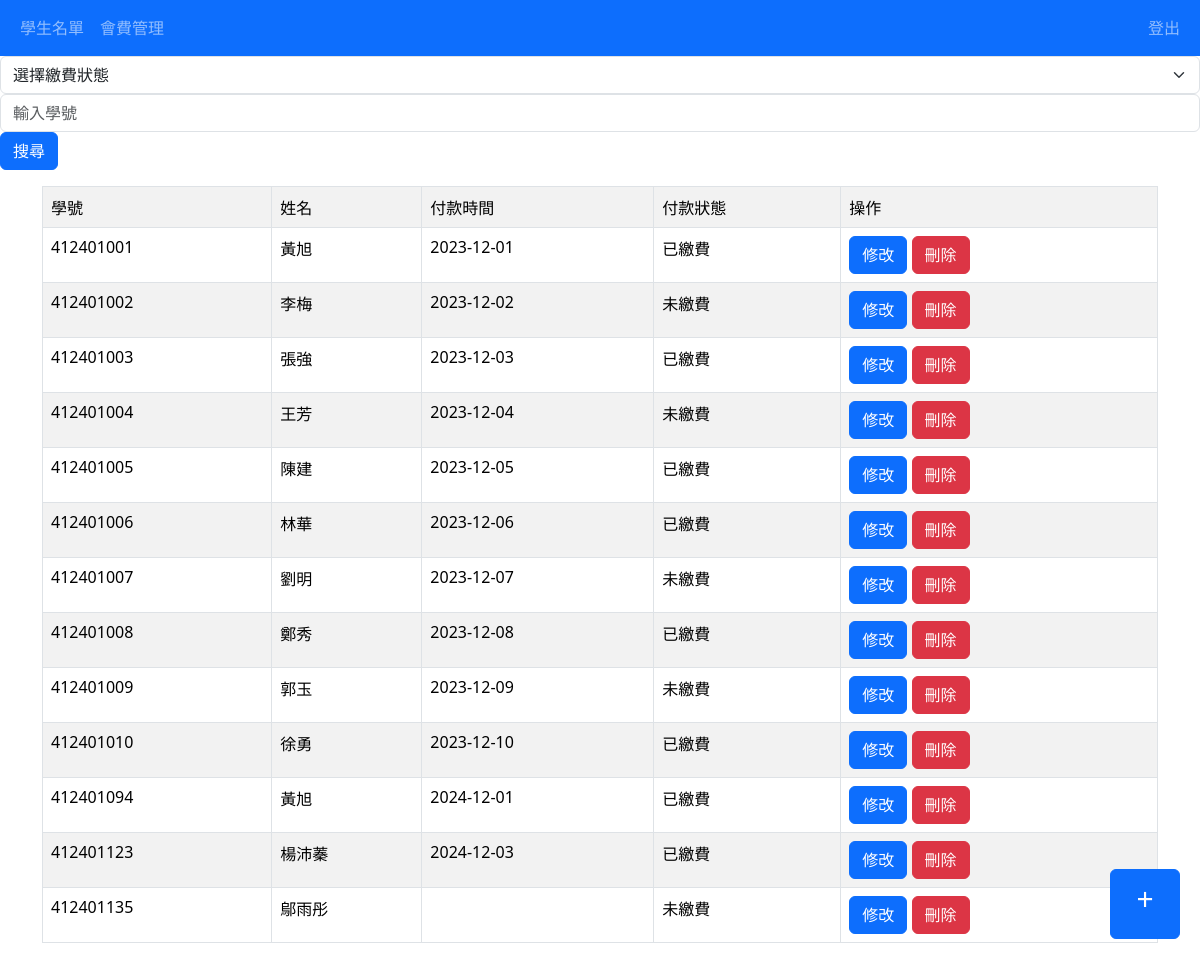
The page /fee.php on the database its author committed.
### tables this page shows
CREATE TABLE `fee_manage` (
  `Stu_id` varchar(20) NOT NULL,
  `name` varchar(20) NOT NULL,
  `pay_date` date DEFAULT NULL,
  `status` varchar(5) NOT NULL
);

### fee.php (the view, shortened to what this page needs)
<?php
require_once "header.php";
try {
  require_once 'db.php';
  $searchtxt = $_POST["searchtxt"] ?? "";
  $status = $_POST["status"] ?? "";
$sql = "SELECT * FROM fee_manage";
$result = mysqli_query($conn, $sql);
?>
<form action="fee.php" method="post">
  <select name="status" class="form-select" aria-label="繳費狀態">
    <option selected value="" <?=($status == '') ? 'selected' : ''?>>選擇繳費狀態</option>
  </select>
  <input placeholder="輸入學號" class="form-control" type="text" name="searchtxt" value="<?=$searchtxt?>">
  <input class="btn btn-primary" type="submit" value="搜尋">
  <a href="insert_pay.php" class="btn btn-primary position-fixed bottom-0 end-0" style="font-size: 30px; width: 70px; height: 70px; margin: 20px;">+</a>
</form>
<div class="container">
  <table class="table table-bordered table-striped">
    <tr>
      <td>學號</td>
      <td>姓名</td>
      <td>付款時間</td>
      <td>付款狀態</td>
        <td>操作</td>
    </tr>
    <?php while ($row = mysqli_fetch_assoc($result)) {?>
    <tr>
      <td><?=$row["Stu_id"]?></td>
      <td><?=$row["name"]?></td>
      <td><?=$row["pay_date"]?></td>
      <td><?=$row["status"] == 'Y' ? '已繳費' : '未繳費'?></td>
        <td>
          <a href="update_pay.php?Stu_id=<?=$row["Stu_id"]?>" class="btn btn-primary">修改</a>
          <a href="delete_pay.php?Stu_id=<?=$row["Stu_id"]?>" class="btn btn-danger">刪除</a>
        </td>
    </tr>
    <?php } ?>
  </table>
</div>
<?php
} catch (Exception $e) {
  echo 'Message: ' . $e->getMessage();
}
require_once "footer.php";
?>

### rows shown on the page
fee_manage: Stu_id "412401001", name "黃旭", pay_date "2023-12-01", status "已繳費"
fee_manage: Stu_id "412401002", name "李梅", pay_date "2023-12-02", status "未繳費"
fee_manage: Stu_id "412401003", name "張強", pay_date "2023-12-03", status "已繳費"
fee_manage: Stu_id "412401004", name "王芳", pay_date "2023-12-04", status "未繳費"
fee_manage: Stu_id "412401005", name "陳建", pay_date "2023-12-05", status "已繳費"
fee_manage: Stu_id "412401006", name "林華", pay_date "2023-12-06", status "已繳費"
fee_manage: Stu_id "412401007", name "劉明", pay_date "2023-12-07", status "未繳費"
fee_manage: Stu_id "412401008", name "鄭秀", pay_date "2023-12-08", status "已繳費"
fee_manage: Stu_id "412401009", name "郭玉", pay_date "2023-12-09", status "未繳費"
fee_manage: Stu_id "412401010", name "徐勇", pay_date "2023-12-10", status "已繳費"
fee_manage: Stu_id "412401094", name "黃旭", pay_date "2024-12-01", status "已繳費"
fee_manage: Stu_id "412401123", name "楊沛蓁", pay_date "2024-12-03", status "已繳費"
fee_manage: Stu_id "412401135", name "鄔雨彤", status "未繳費"
